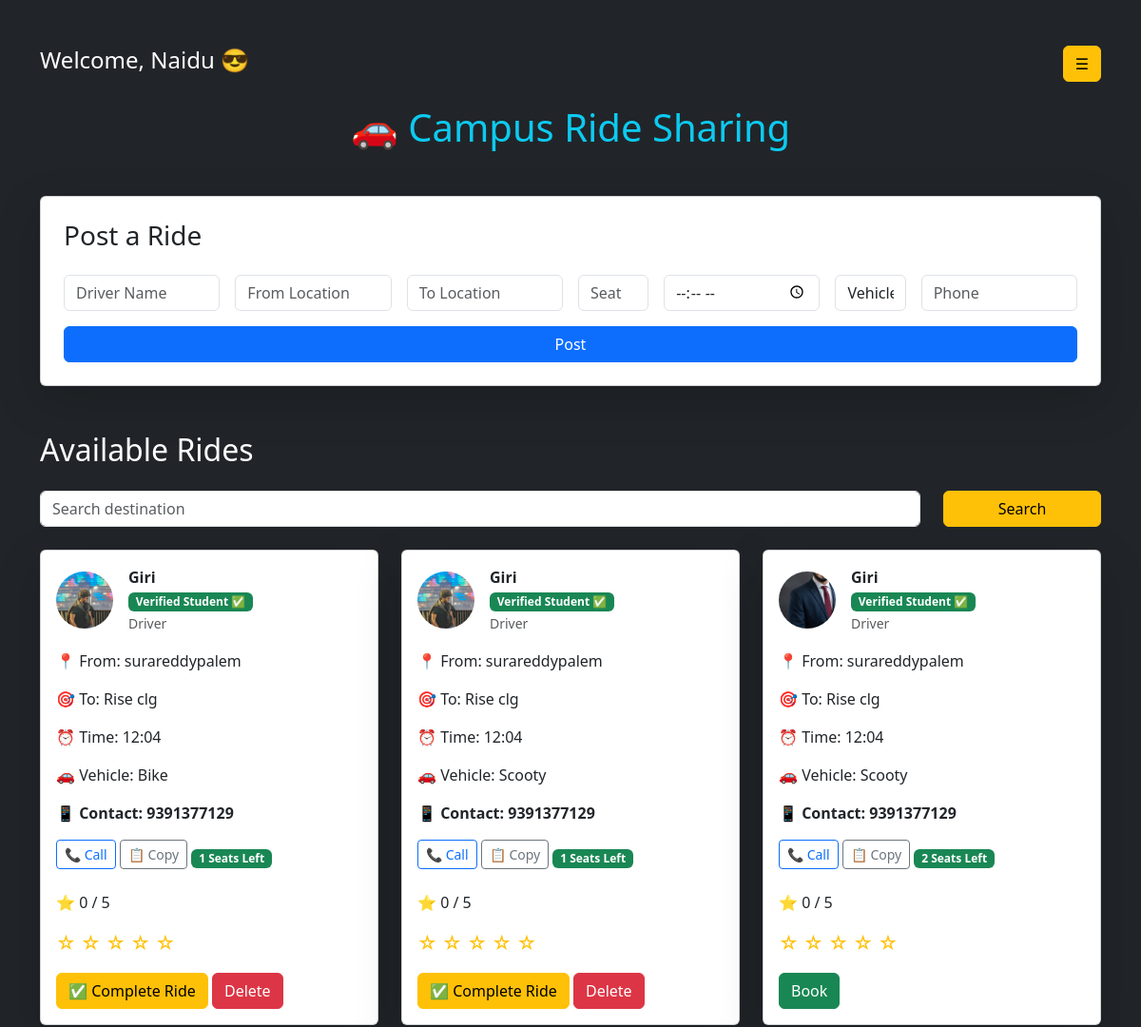
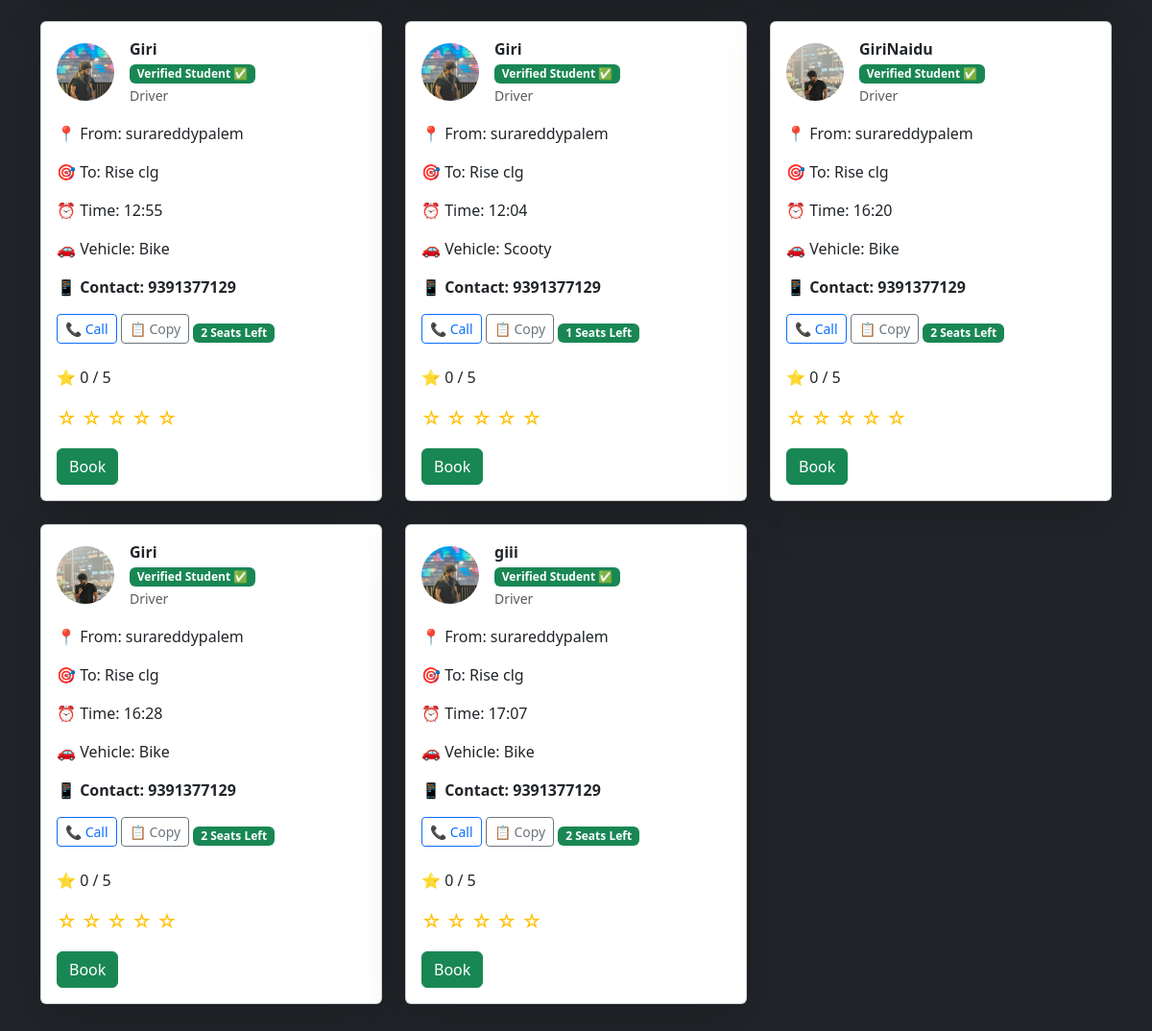
The page / (signed in) on the database its author committed (2 pictures, top to bottom).
### tables this page shows
CREATE TABLE rides (
    id INTEGER PRIMARY KEY AUTOINCREMENT,
    username TEXT,
    name TEXT,
    from_location TEXT,
    destination TEXT,
    seats INTEGER,
    time TEXT,
    vehicle TEXT,
    phone TEXT,
    rating INTEGER DEFAULT 0,
    completed INTEGER DEFAULT 0
);

CREATE TABLE users (
    id INTEGER PRIMARY KEY AUTOINCREMENT,
    username TEXT,
    password TEXT,
    image TEXT,
    college_id TEXT,
    email TEXT
);

### app.py (the view, shortened to what this page needs)
@app.route("/", methods=["GET", "POST"])
def home():
    if "user" not in session:
        return redirect("/login")
    conn = connect_db()
    cursor = conn.cursor()
    search = request.args.get("search")
    if search:
        cursor.execute("""
            SELECT rides.id,
                   rides.username,
                   rides.name,
                   rides.from_location,
                   rides.destination,
                   rides.seats,
                   rides.time,
                   rides.vehicle,
                   rides.phone,
                   rides.rating,
                   users.image,
                   users.college_id
            FROM rides
            JOIN users ON rides.username = users.username
            WHERE rides.destination LIKE ?
            AND rides.seats > 0
            AND rides.completed = 0
        """, ('%' + search + '%',))
    else:
        cursor.execute("""
            SELECT rides.id,
                   rides.username,
                   rides.name,
                   rides.from_location,
                   rides.destination,
                   rides.seats,
                   rides.time,
                   rides.vehicle,
                   rides.phone,
                   rides.rating,
                   users.image,
                   users.college_id
            FROM rides
            JOIN users ON rides.username = users.username
            WHERE rides.seats > 0
            AND rides.completed = 0
        """)
    rides = cursor.fetchall()
    cursor.execute(
        "SELECT message FROM notifications WHERE username=?",
        (session["user"],)
    )
    notifications = cursor.fetchall()
    cursor.execute(
        "DELETE FROM notifications WHERE username=?",
        (session["user"],)
    )
    conn.commit()
    conn.close()
    return render_template(
        "index.html",
        rides=rides,
        user=session["user"],
        notifications=notifications
    )

### app.py (called while the page is built)
def connect_db():
    return sqlite3.connect("rides.db")

### templates/index.html (shortened to what this page needs)
<!DOCTYPE html>
<html lang="en">
<head>
    <link href="https://cdn.jsdelivr.net/npm/bootstrap@5.3.3/dist/css/bootstrap.min.css" rel="stylesheet">
    <link rel="stylesheet" href="{{ url_for('static', filename='style.css') }}">
</head>
<body class="bg-dark text-white">
<div class="container py-5">
    <div class="d-flex justify-content-between align-items-center mb-4">
        <h4>Welcome, {{ user }} 😎</h4>
        <button class="btn btn-warning" data-bs-toggle="offcanvas" data-bs-target="#menu">
            ☰
        </button>
    </div>
    <h1 class="text-center text-info mb-5">🚗 Campus Ride Sharing</h1>
    <div class="card p-4 shadow-lg mb-5">
        <h3 class="mb-4 text-dark">Post a Ride</h3>
        <form method="POST">
            <div class="row g-3">
                <div class="col-md-2">
                    <input type="text" name="name" class="form-control" placeholder="Driver Name" required>
                </div>
                <div class="col-md-2">
                    <input type="text" name="from_location" class="form-control" placeholder="From Location" required>
                </div>
                <div class="col-md-2">
                    <input type="text" name="destination" class="form-control" placeholder="To Location" required>
                </div>
                <div class="col-md-1">
                    <input type="number" name="seats" class="form-control" placeholder="Seats" required>
                </div>
                <div class="col-md-2">
                    <input type="time" name="time" class="form-control" required>
                </div>
                <div class="col-md-1">
                    <select name="vehicle" class="form-control" required>
                        <option value="">Vehicle</option>
                    </select>
                </div>
                <div class="col-md-2">
                    <input type="text" name="phone" class="form-control" placeholder="Phone" required>
                </div>
                <div class="col-md-12">
                    <button type="submit" class="btn btn-primary w-100">Post</button>
                </div>
            </div>
        </form>
    </div>
    <h2 class="mb-4">Available Rides</h2>
    <form method="GET" class="mb-4">
        <div class="row">
            <div class="col-md-10">
                <input type="text" name="search" class="form-control" placeholder="Search destination">
            </div>
            <div class="col-md-2">
                <button type="submit" class="btn btn-warning w-100">Search</button>
            </div>
        </div>
    </form>
    <div class="row">
        {% for ride in rides %}
        <div class="col-md-4 mb-4">
            <div class="card shadow-lg h-100">
                <div class="card-body">
                    <div class="d-flex align-items-center mb-3">
                        <img src="{{ url_for('uploaded_file', filename=ride[10]) }}"
                             width="60"
                             height="60"
                             class="rounded-circle me-3"
                             style="object-fit:cover;">
                        <div>
                            <strong class="text-dark">{{ ride[2] }}</strong>
                            <br>
                            <span class="badge bg-success">
                                Verified Student ✅
                            </span>
                            <br>
                            <small class="text-muted">Driver</small>
                        </div>
                    </div>
                    <p class="text-dark">📍 From: {{ ride[3] }}</p>
                    <p class="text-dark">🎯 To: {{ ride[4] }}</p>
                    <p class="text-dark">⏰ Time: {{ ride[6] }}</p>
                    <p class="text-dark">🚗 Vehicle: {{ ride[7] }}</p>
                    <p class="text-dark fw-bold">📱 Contact: {{ ride[8] }}</p>
                    <a href="tel:{{ ride[8] }}" class="btn btn-outline-primary btn-sm mb-2">
                        📞 Call
                    </a>
                    <button onclick="copyPhone('{{ ride[8] }}')" class="btn btn-outline-secondary btn-sm mb-2">
                        📋 Copy
                    </button>
                    <span class="badge bg-success mb-3">
                        {{ ride[5] }} Seats Left
                    </span>
                    <p class="mt-2 text-dark">
                        ⭐ {{ ride[9] }} / 5
                    </p>
                    <div class="mb-3 fs-5">
                        <a href="/rate/{{ ride[0] }}/1" class="text-warning text-decoration-none">☆</a>
                        <a href="/rate/{{ ride[0] }}/2" class="text-warning text-decoration-none">☆</a>
                        <a href="/rate/{{ ride[0] }}/3" class="text-warning text-decoration-none">☆</a>
                        <a href="/rate/{{ ride[0] }}/4" class="text-warning text-decoration-none">☆</a>
                        <a href="/rate/{{ ride[0] }}/5" class="text-warning text-decoration-none">☆</a>
                    </div>
                    {% if user == ride[1] %}
                        <a href="/complete_ride/{{ ride[0] }}" class="btn btn-warning">
                            ✅ Complete Ride
                        </a>
                        <a href="/delete/{{ ride[0] }}" class="btn btn-danger">
                            Delete
                        </a>
                    {% else %}
                        <a href="/book/{{ ride[0] }}" class="btn btn-success">
                            Book
                        </a>
                    {% endif %}
                </div>
            </div>
        </div>
        {% endfor %}
    </div>
</div>
</body>
</html>

### static/style.css (style rules this page uses)
body { transition: 0.5s; }

### rows shown on the page
rides: image (picture), name "Giri", from_location "surareddypalem", destination "Rise clg", time "12:04", vehicle "Bike", phone "9391377129", seats "1", rating "0"
rides: image (picture), name "Giri", from_location "surareddypalem", destination "Rise clg", time "12:04", vehicle "Scooty", phone "9391377129", seats "1", rating "0"
rides: image (picture), name "Giri", from_location "surareddypalem", destination "Rise clg", time "12:04", vehicle "Scooty", phone "9391377129", seats "2", rating "0"
rides: image (picture), name "Giri", from_location "surareddypalem", destination "Rise clg", time "12:55", vehicle "Bike", phone "9391377129", seats "2", rating "0"
rides: image (picture), name "Giri", from_location "surareddypalem", destination "Rise clg", time "12:04", vehicle "Scooty", phone "9391377129", seats "1", rating "0"
rides: image (picture), name "GiriNaidu", from_location "surareddypalem", destination "Rise clg", time "16:20", vehicle "Bike", phone "9391377129", seats "2", rating "0"
rides: image (picture), name "Giri", from_location "surareddypalem", destination "Rise clg", time "16:28", vehicle "Bike", phone "9391377129", seats "2", rating "0"
rides: image (picture), name "giii", from_location "surareddypalem", destination "Rise clg", time "17:07", vehicle "Bike", phone "9391377129", seats "2", rating "0"

### other values the page prints
{{ user }} "Naidu"
